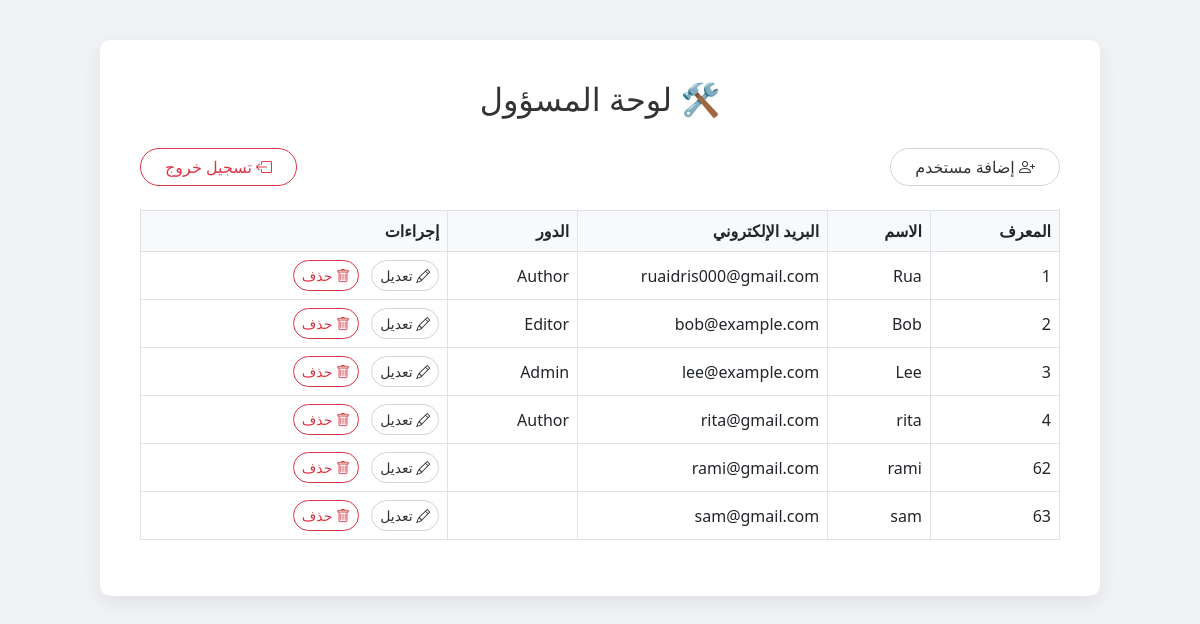
The page /admin_dashboard.php (signed in) on the database its author committed.
### tables this page shows
CREATE TABLE `user` (
  `id` int(11) NOT NULL,
  `name` varchar(100) NOT NULL,
  `email` varchar(255) NOT NULL,
  `password` varchar(255) NOT NULL,
  `role` enum('author','editor','admin') NOT NULL
);

### admin_dashboard.php (the view, shortened to what this page needs)
<?php
require_once __DIR__ . '/init.php';
$result    = $conn->query("SELECT id, name, email, role FROM user ORDER BY id ASC");
$usersList = $result->fetch_all(MYSQLI_ASSOC);
?>
<!DOCTYPE html>
<html lang="ar" dir="rtl">
<head>
  <link rel="stylesheet"
        href="https://cdnjs.cloudflare.com/ajax/libs/bootstrap/5.2.3/css/bootstrap.rtl.min.css">
  <link rel="stylesheet"
        href="https://cdnjs.cloudflare.com/ajax/libs/bootstrap-icons/1.10.5/font/bootstrap-icons.min.css">
</head>
<body>
  <div class="panel">
    <h2>🛠️ لوحة المسؤول</h2>
    <div class="d-flex justify-content-between mb-4">
      <a href="register.php" class="btn btn-light-custom rounded-pill px-4">
        <i class="bi bi-person-plus"></i> إضافة مستخدم
      </a>
      <a href="logout.php" class="btn btn-outline-danger rounded-pill px-4">
        <i class="bi bi-box-arrow-left"></i> تسجيل خروج
      </a>
    </div>
    <?php if (empty($usersList)): ?>
      <div class="alert alert-info text-center">لا يوجد مستخدمون.</div>
    <?php else: ?>
      <div class="table-responsive">
        <table class="table table-bordered align-middle">
          <thead>
            <tr>
              <th>المعرف</th>
              <th>الاسم</th>
              <th class="col-email">البريد الإلكتروني</th>
              <th>الدور</th>
              <th>إجراءات</th>
            </tr>
          </thead>
          <tbody>
            <?php foreach ($usersList as $u): ?>
              <tr>
                <td><?= htmlspecialchars($u['id']) ?></td>
                <td><?= htmlspecialchars($u['name']) ?></td>
                <td class="col-email" title="<?= htmlspecialchars($u['email']) ?>">
                  <?= htmlspecialchars($u['email']) ?>
                </td>
                <td><?= ucfirst(htmlspecialchars($u['role'])) ?></td>
                <td>
                  <a href="register.php?edit_id=<?= $u['id'] ?>"
                     class="btn btn-sm btn-light-custom rounded-pill me-2">
                    <i class="bi bi-pencil"></i> تعديل
                  </a>
                  <?php if ($u['id'] !== $_SESSION['user_id']): ?>
                  <a href="?delete_id=<?= $u['id'] ?>"
                     class="btn btn-sm btn-outline-danger rounded-pill"
                     onclick="return confirm('حذف المستخدم نهائيًا؟');">
                    <i class="bi bi-trash"></i> حذف
                  </a>
                  <?php endif; ?>
                </td>
              </tr>
            <?php endforeach; ?>
          </tbody>
        </table>
      </div>
    <?php endif; ?>
  </div>
</body>
</html>

### admin_dashboard.php (style rules this page uses)
body { background: #f0f2f5; font-family: 'Segoe UI', Tahoma, sans-serif; padding: 40px; }
.panel { max-width: 1000px; margin: auto; background: #fff; border-radius: 10px; padding: 40px; box-shadow: 0 6px 20px rgba(0,0,0,0.08); }
h2 { text-align: center; margin-bottom: 30px; color: #333; }
.btn-light-custom { background: #fff; border: 1px solid #ced4da; color: #333; transition: background 0.2s, box-shadow 0.2s; }
.btn-outline-danger { border: 1px solid #dc3545; color: #dc3545; }
.col-email { width: 250px; white-space: nowrap; overflow: hidden; text-overflow: ellipsis; }
.table thead { background: #f8f9fa; }

### rows shown on the page
user: id "1", name "Rua", email "ruaidris000@gmail.com", role "Author"
user: id "2", name "Bob", email "bob@example.com", role "Editor"
user: id "3", name "Lee", email "lee@example.com", role "Admin"
user: id "4", name "rita", email "rita@gmail.com", role "Author"
user: id "62", name "rami", email "rami@gmail.com"
user: id "63", name "sam", email "sam@gmail.com"
